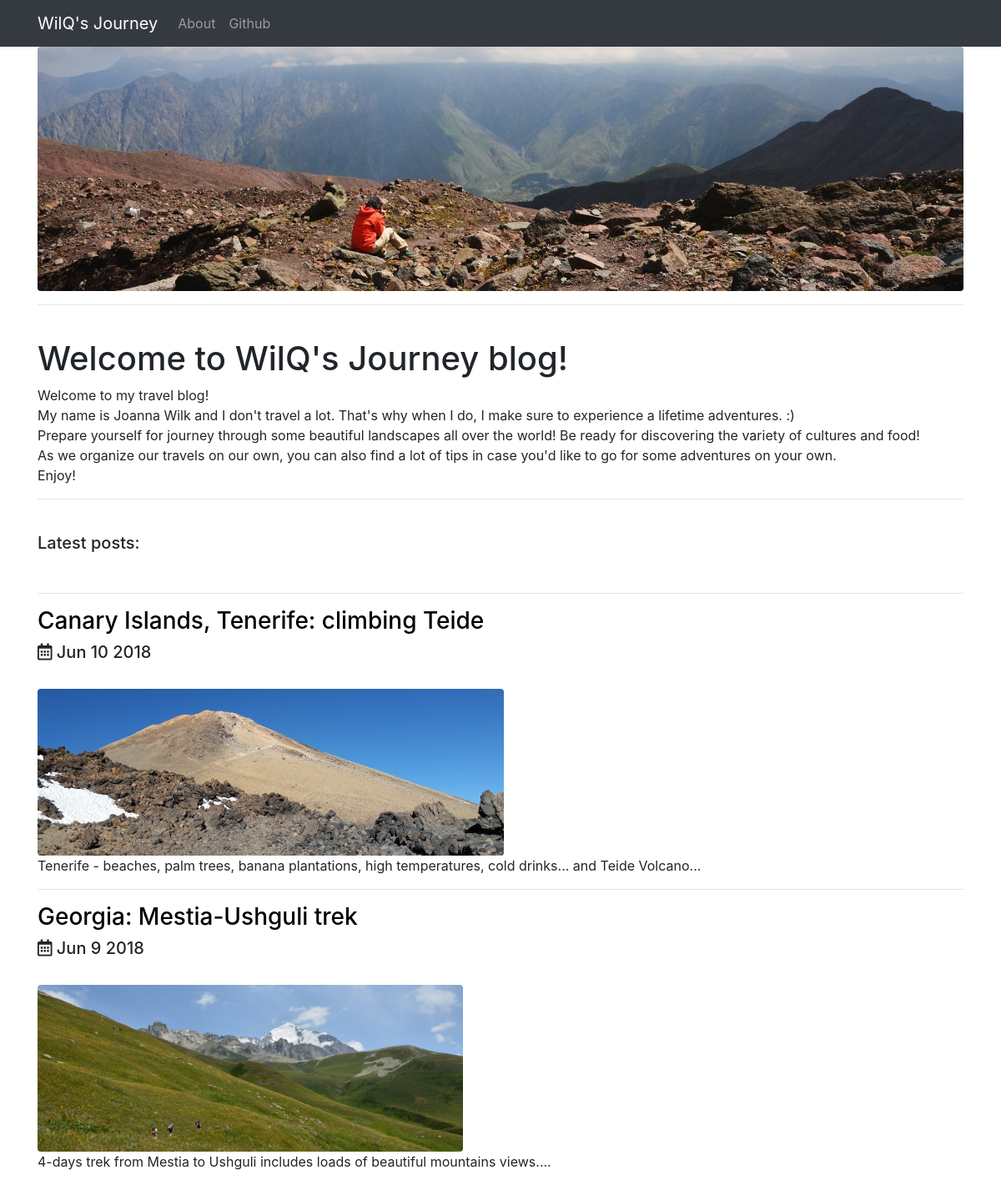
The page / on the database its author committed.
### posts/models.py (models this page shows, shortened)
class Post(models.Model):
    title = models.CharField(max_length=255)
    publish_date = models.DateTimeField()
    image = models.ImageField(upload_to='media/')
    body = models.TextField()
    def format_publish_date(self):
        return self.publish_date.strftime('%b %e %Y')
    def summary(self):
        return self.body[:103] + "..."

### posts/views.py (the view)
# urls.py: 2. Add a URL to urlpatterns:  url(r'^$', views.home, name='home')
def home(request):
    posts = Post.objects.order_by('-publish_date')
    return render(request, 'posts/home.html', {'posts': posts})

### posts/templates/posts/home.html (shortened to what this page needs)
<!doctype html>
<html lang="en">
  <head>
    <link rel="stylesheet" href="https://stackpath.bootstrapcdn.com/bootstrap/4.1.1/css/bootstrap.min.css">
    <link rel="stylesheet" href="https://use.fontawesome.com/releases/v5.0.13/css/all.css">
  </head>
  <body>
    <nav class="navbar navbar-expand-lg navbar-dark bg-dark">
      <div class="container">
        <a class="navbar-brand" href="{% url 'home' %}">WilQ's Journey</a>
        <div class="collapse navbar-collapse" id="navbarNav">
          <ul class="navbar-nav">
            <li class="nav-item">
              <a class="nav-link" href="{% url 'about' %}">About</a>
            </li>
            <li class="nav-item">
              <a class="nav-link" href="https://github.com/JoannaWilk">Github</a>
            </li>
          </ul>
        </div>
      </div>
    </nav>
    <div class="container">
      {% load static %}
      <img src="{% static 'posts/blog_welcome_picture.jpg' %}" class="img-fluid rounded" style="max-height:400px"/>
      <br />
      <hr />
      <br />
      <h1>Welcome to WilQ's Journey blog!</h1>
      Welcome to my travel blog!
      <br />
      My name is Joanna Wilk and I don't travel a lot. That's why when I do, I make sure to experience a lifetime adventures. :)
      <br />
      Prepare yourself for journey through some beautiful landscapes all over the world! Be ready for discovering the variety of cultures and food!
      <br />
      As we organize our travels on our own, you can also find a lot of tips in case you'd like to go for some adventures on your own.
      <br />
      Enjoy!
      <hr />
      <br />
      <h5>Latest posts:</h5>
      <br />
      {% for post in posts.all %}
      <hr />
      <a href="{% url 'post_detail' post.id %}" style="color: rgb(0,0,0)"><h3>{{ post.title }}</h3></a>
      <h5>
        <i class="far fa-calendar-alt"></i>
        {{ post.format_publish_date }}
      </h5>
      <br />
      <img src="{{ post.image.url }}" class="img-fluid rounded" style="max-height:200px"/>
      <br />
      <p>{{ post.summary }}</p>
      {% endfor %}
    </div>
  </body>
</html>

### rows shown on the page
Post: title "Canary Islands, Tenerife: climbing Teide", format_publish_date "Jun 10 2018", image (picture), summary "Tenerife - beaches, palm trees, banana plantations, high temperatures, cold drinks... and Teide Volcano..."
Post: title "Georgia: Mestia-Ushguli trek", format_publish_date "Jun 9 2018", image (picture), summary "4-days trek from Mestia to Ushguli includes loads of beautiful mountains views...."
